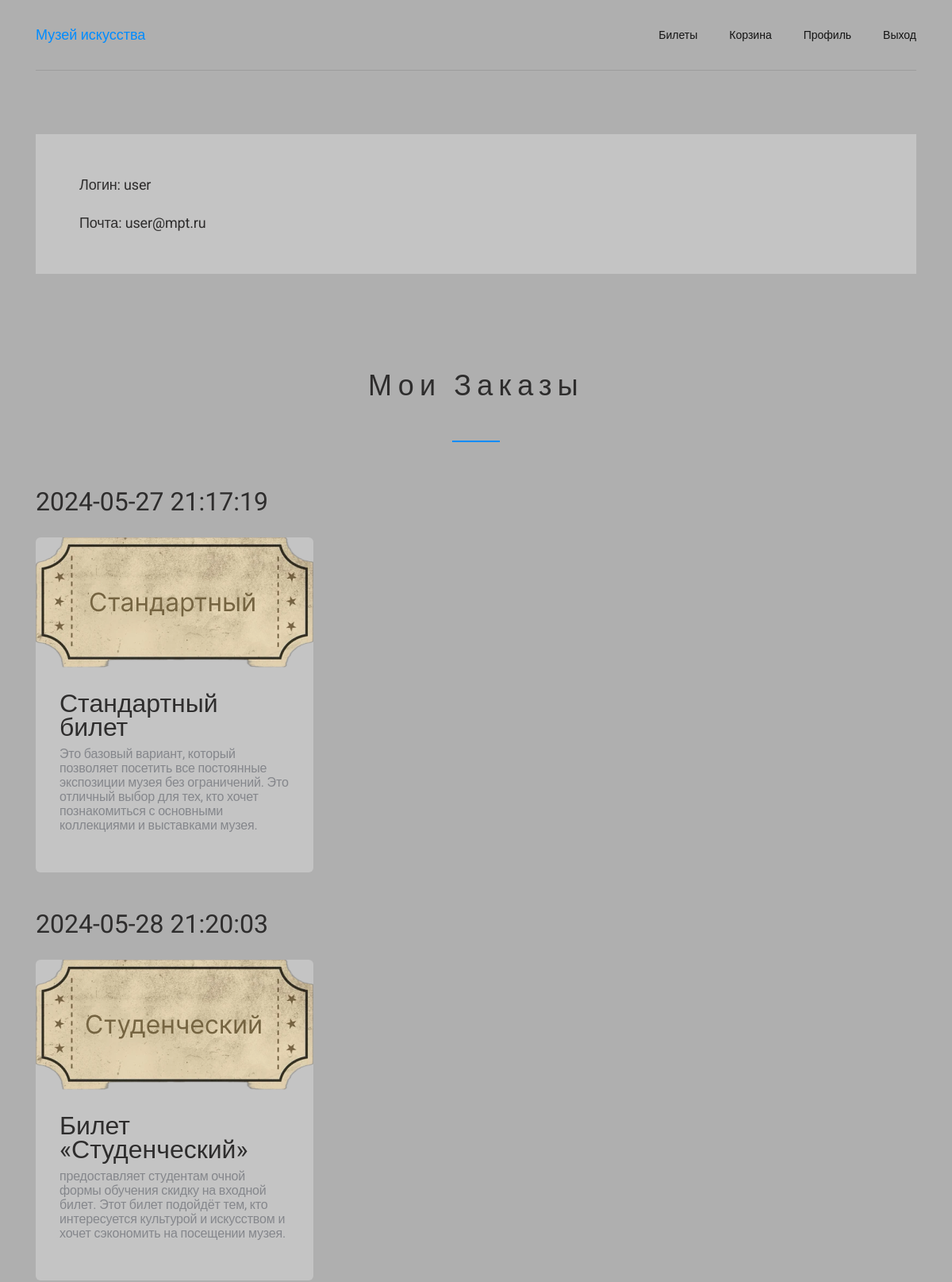
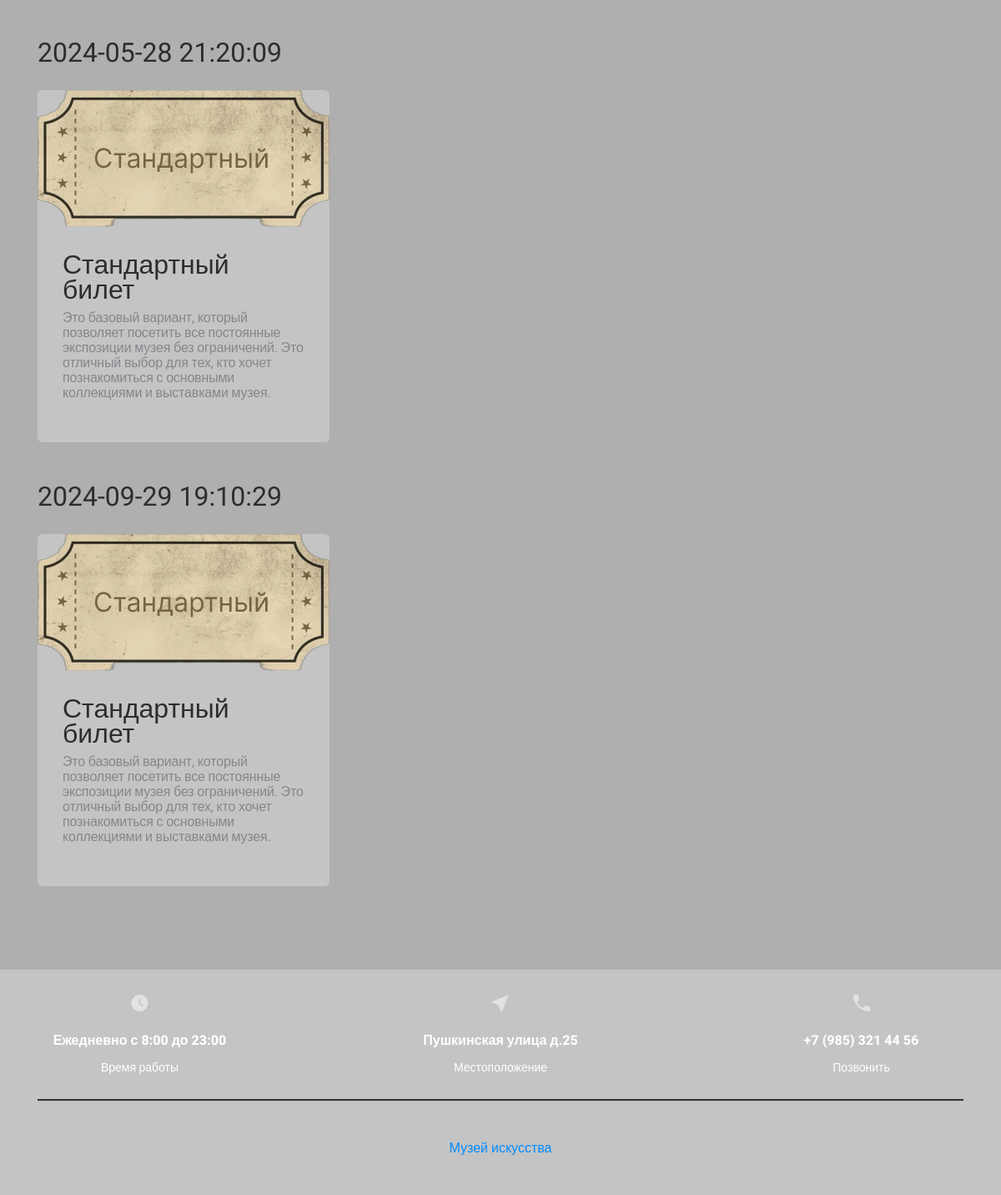
The app's page /profile.php (signed in) with its own data (2 pictures, top to bottom).
### tables this page shows
CREATE TABLE `users` (
  `ID_User` int(18) NOT NULL,
  `Email` varchar(32) NOT NULL,
  `Password_hash` varchar(200) NOT NULL,
  `ID_Role` int(18) NOT NULL,
  `Login` varchar(64) NOT NULL
);

CREATE TABLE `korzina` (
  `ID_Korzina` int(18) NOT NULL,
  `Data` datetime NOT NULL DEFAULT current_timestamp(),
  `ID_User` int(18) NOT NULL,
  `Status` varchar(120) NOT NULL,
  `ID_Tovar` int(18) NOT NULL
);

CREATE TABLE `tovari` (
  `ID_Tovar` int(18) NOT NULL,
  `Naimenovanie` varchar(120) NOT NULL,
  `ID_Category` int(18) NOT NULL,
  `Discription` text NOT NULL,
  `Cena` float(10,2) NOT NULL,
  `Photo` varchar(200) NOT NULL
);

### Database.php (called while the page is built)
<?php
$database = new Database();
class Database
{
    private $conn;
    public function __construct()
    {
        $conf = parse_ini_file("Database.ini");
        $this->conn = new PDO('mysql:host=' . $conf["host"] . ':' . $conf["port"] . ';charset=' . $conf["db_enc"] . ';dbname=' . $conf["db"], $conf["db_usr"], $conf["db_pwd"]);
    }
    function get($sql, $params = [])
    {
        $result = $this->conn->prepare($sql);
        foreach ($params as $key => $value) {
            $result->bindValue(":$key", $value);
        }
        $result->execute();
        return $result->fetchAll(PDO::FETCH_ASSOC);
    }
}

### profile.php (the view, shortened to what this page needs)
<?php
require "Database.php";
$sqlUser = 'select * from users where ID_User = :id';
$paramUser = array('id' => $_SESSION['id']);
$user = $database->get($sqlUser, $paramUser);
$sqlCart = 'select * from korzina join tovari on tovari.ID_Tovar = korzina.ID_Tovar where ID_User = :id and korzina.Status = :status';
$paramCart = array(
    'id' => $_SESSION['id'],
    'status' => 'order'
);
$tovari = $database->get($sqlCart, $paramCart);
?>
<!DOCTYPE html>
<html lang="ru">
<head>
    <link rel="stylesheet" href="assets/css/style.css">
</head>
<body>
    <?php
    include "header.php";
    ?>
    <main class="main">
        <section class="user">
            <div class="container">
                <?php foreach ($user as $key): ?>
                    <div class="user__inner">
                        <p>Логин: <?= $key['Login'] ?></p>
                        <p>Почта: <?= $key['Email'] ?></p>
                    </div>
                <?php endforeach; ?>
            </div>
        </section>
        <section class="orders">
            <div class="container">
                <div class="orders__inner">
                    <h2 class="green-line green-line-center">Мои заказы</h2>
                    <?php foreach ($tovari as $key): ?>
                        <div class="order">
                            <p class="order__date"><?= $key['Data'] ?></p>
                            <div class="grid">
                                <div class="product">
                                    <img src="assets/img/<?= $key['Photo'] ?>" alt="Блюдо 1" class="product__img">
                                    <div class="product__bottom">
                                        <p class="product__title"><?= $key['Naimenovanie'] ?></p>
                                        <p class="product__composition"><?= $key['Discription'] ?></p>
                                    </div>
                                </div>
                            </div>
                        </div>
                    <?php endforeach; ?>
                </div>
            </div>
        </section>
    </main>
    <?php
    include "footer.php";
    ?>
</body>
</html>

### header.php
<header class="header">
    <div class="container">
        <div class="header__row">
            <a href="index.php" class="header__logo">Музей искусства</a>
            <nav class="nav">
                <?php if (isset($_SESSION['id']) and $_SESSION['id_role'] == 2): ?>
                    <a href="catalog.php" class="nav__link">Билеты</a>
                    <a href="cart.php" class="nav__link">Корзина</a>
                    <a href="profile.php" class="nav__link">Профиль</a>
                    <a href="endSes.php" class="nav__link">Выход</a>
                <?php elseif (isset($_SESSION['id']) and $_SESSION['id_role'] == 3): ?>
                    <a href="admin.php" class="nav__link">Админ-панель</a>
                    <a href="endSes.php" class="nav__link">Выход</a>
                <?php else: ?>
                    <a href="catalog.php" class="nav__link">Билеты</a>
                    <a href="registration.php" class="nav__link">Регистрация</a>
                    <a href="auth.php" class="nav__link">Авторизация</a>
                <?php endif; ?>
            </nav>
        </div>
    </div>
</header>

### footer.php
<footer class="footer">
    <div class="container">
        <div class="info-block">
            <div class="info">
                <img src="assets/img/clock.svg" alt="Часы" class="info-icon">
                <p class="info-title">Ежедневно с 8:00 до 23:00 </p>
                <p class="info-subtitle">Время работы</p>
            </div>
            <div class="info">
                <img src="assets/img/map-me.svg" alt="Карта" class="info-icon">
                <p class="info-title">Пушкинская улица д.25</p>
                <p class="info-subtitle">Местоположение</p>
            </div>
            <div class="info">
                <img src="assets/img/phone.svg" alt="Телефон" class="info-icon">
                <p class="info-title">+7 (985) 321 44 56 </p>
                <p class="info-subtitle">Позвонить</p>
            </div>
        </div>
        <div class="footer__bottom">
            <a href="index.php" class="header__logo">Музей искусства</a>
        </div>
    </div>
</footer>

### assets/css/style.css (style rules this page uses)
:root { --green: #008cff; --gray: #c4c4c4; --bg: #afafaf; --semiBlack: #2e2d2d; --black: #141414; }
* { margin: 0; padding: 0; box-sizing: border-box; font-family: inherit; }
html { font-family: 'Roboto', sans-serif; scroll-behavior: smooth; }
a { text-decoration: none; transition: color 0.3s; }
body { background: var(--bg); }
.container { width: 1110px; margin: 0 auto; }
.header { margin-bottom: 80px; }
.header__row { padding: 33px 0; border-bottom: 1px solid rgba(0, 0, 0, 0.1); display: flex; align-items: center; justify-content: space-between; gap: 80px; }
.nav { display: flex; align-items: center; gap: 40px; }
.nav .nav__link { font-weight: 400; font-size: 14px; transition: 0.3s; color: var(--black); }
.header .header__logo { color: var(--green); text-decoration: none; font-size: 18px; }
.info-block { display: flex; align-items: flex-start; justify-content: space-between; gap: 90px; }
.info { display: flex; width: 245px; flex-direction: column; align-items: center; gap: 15px; }
.info-icon { margin-bottom: 10px; }
.info-title { font-weight: 800; font-size: 16px; line-height: 19px; text-align: center; color: #FFFFFF; }
.info-subtitle { font-weight: 400; font-size: 14px; line-height: 16px; color: #FFFFFF; text-align: center; }
h2 { font-weight: 400; font-size: 36px; text-align: center; letter-spacing: 0.2em; text-transform: capitalize; color: var(--semiBlack); padding-bottom: 50px; margin-bottom: 60px; position: relative; }
.green-line::after { content: ''; width: 60px; height: 2px; position: absolute; left: 0; bottom: 0; background: var(--green); }
.green-line-center::after { left: 50%; transform: translateX(-50%); }
.grid { display: flex; align-items: stretch; justify-content: space-between; gap: 30px; flex-wrap: wrap; }
.product { width: 350px; border-radius: 6px; overflow: hidden; display: flex; flex-direction: column; align-items: flex-start; background: var(--gray); }
.product .product__img { width: 350px; object-fit: cover; }
.product .product__title { font-weight: 400; font-size: 32px; line-height: 30px; color: var(--semiBlack); }
.product .product__composition { font-weight: 400; font-size: 16px; margin-top: 10px; line-height: 18px; letter-spacing: -0.1625px; color: #85878C; margin-bottom: 20px; flex-grow: 1; }
.product .product__bottom { padding: 30px; }
.footer { background: var(--gray); padding-top: 30px; margin-top: 100px; }
.footer__bottom { padding: 47px; margin-top: 30px; display: flex; justify-content: center; border-top: 2px solid #303030; }
.footer__bottom a { text-decoration: none; color: var(--green); }
.user { margin-bottom: 120px; }
.user .user__inner { background: var(--gray); padding: 55px; display: flex; flex-direction: column; gap: 30px; }
.user .user__inner p { font-weight: 400; font-size: 18px; line-height: 18px; letter-spacing: -0.1625px; color: var(--semiBlack); }
.order { margin-bottom: 50px; }
.order .order__date { font-weight: 400; font-size: 32px; line-height: 30px; color: var(--semiBlack); margin-bottom: 30px; }

### records on screen
users: Login "user", Email "user@mpt.ru"
korzina: Data "2024-05-27 21:17:19", ID_Tovar.Photo (picture), ID_Tovar.Naimenovanie "Стандартный билет", ID_Tovar.Discription "Это базовый вариант, который позволяет посетить все постоянные экспозиции музея без ограничений. Это отличный выбор для тех, кто хочет познакомиться с основными коллекциями и выставками музея."
korzina: Data "2024-05-28 21:20:03", ID_Tovar.Photo (picture), ID_Tovar.Naimenovanie "Билет «Студенческий»", ID_Tovar.Discription "предоставляет студентам очной формы обучения скидку на входной билет. Этот билет подойдёт тем, кто интересуется культурой и искусством и хочет сэкономить на посещении музея."
korzina: Data "2024-05-28 21:20:09", ID_Tovar.Photo (picture), ID_Tovar.Naimenovanie "Стандартный билет", ID_Tovar.Discription "Это базовый вариант, который позволяет посетить все постоянные экспозиции музея без ограничений. Это отличный выбор для тех, кто хочет познакомиться с основными коллекциями и выставками музея."
korzina: Data "2024-09-29 19:10:29", ID_Tovar.Photo (picture), ID_Tovar.Naimenovanie "Стандартный билет", ID_Tovar.Discription "Это базовый вариант, который позволяет посетить все постоянные экспозиции музея без ограничений. Это отличный выбор для тех, кто хочет познакомиться с основными коллекциями и выставками музея."
